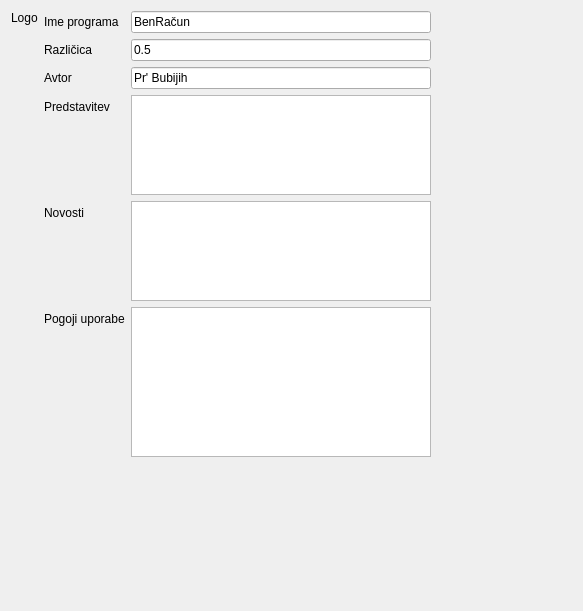
<?xml version="1.0" encoding="UTF-8"?>
<ui version="4.0">
 <class>Vizitka</class>
 <widget class="QDialog" name="Vizitka">
  <property name="windowModality">
   <enum>Qt::ApplicationModal</enum>
  </property>
  <property name="geometry">
   <rect>
    <x>0</x>
    <y>0</y>
    <width>583</width>
    <height>611</height>
   </rect>
  </property>
  <property name="windowTitle">
   <string>Dialog</string>
  </property>
  <layout class="QGridLayout" name="gridLayout">
   <item row="0" column="0">
    <layout class="QHBoxLayout" name="horizontalLayout_2">
     <item>
      <layout class="QVBoxLayout" name="verticalLayout">
       <item>
        <widget class="QLabel" name="logo">
         <property name="text">
          <string>Logo</string>
         </property>
        </widget>
       </item>
       <item>
        <spacer name="verticalSpacer_2">
         <property name="orientation">
          <enum>Qt::Vertical</enum>
         </property>
         <property name="sizeHint" stdset="0">
          <size>
           <width>20</width>
           <height>40</height>
          </size>
         </property>
        </spacer>
       </item>
      </layout>
     </item>
     <item>
      <layout class="QVBoxLayout" name="verticalLayout_3">
       <item>
        <layout class="QFormLayout" name="formLayout_2">
         <item row="0" column="0">
          <widget class="QLabel" name="label">
           <property name="text">
            <string>Ime programa</string>
           </property>
          </widget>
         </item>
         <item row="1" column="0">
          <widget class="QLabel" name="label_2">
           <property name="text">
            <string>Različica</string>
           </property>
          </widget>
         </item>
         <item row="2" column="0">
          <widget class="QLabel" name="label_3">
           <property name="text">
            <string>Avtor</string>
           </property>
          </widget>
         </item>
         <item row="5" column="0">
          <widget class="QLabel" name="label_4">
           <property name="text">
            <string>Pogoji uporabe</string>
           </property>
          </widget>
         </item>
         <item row="4" column="0">
          <widget class="QLabel" name="label_5">
           <property name="text">
            <string>Novosti</string>
           </property>
          </widget>
         </item>
         <item row="3" column="0">
          <widget class="QLabel" name="label_6">
           <property name="text">
            <string>Predstavitev</string>
           </property>
          </widget>
         </item>
         <item row="0" column="1">
          <widget class="QLineEdit" name="lineEdit">
           <property name="text">
            <string>BenRačun</string>
           </property>
          </widget>
         </item>
         <item row="1" column="1">
          <widget class="QLineEdit" name="lineEdit_2">
           <property name="text">
            <string>0.5</string>
           </property>
          </widget>
         </item>
         <item row="2" column="1">
          <widget class="QLineEdit" name="lineEdit_3">
           <property name="text">
            <string>Pr' Bubijih</string>
           </property>
          </widget>
         </item>
         <item row="3" column="1">
          <widget class="QPlainTextEdit" name="plainTextEdit">
           <property name="minimumSize">
            <size>
             <width>300</width>
             <height>100</height>
            </size>
           </property>
           <property name="maximumSize">
            <size>
             <width>16777215</width>
             <height>100</height>
            </size>
           </property>
          </widget>
         </item>
         <item row="4" column="1">
          <widget class="QTextEdit" name="textEdit">
           <property name="maximumSize">
            <size>
             <width>16777215</width>
             <height>100</height>
            </size>
           </property>
          </widget>
         </item>
         <item row="5" column="1">
          <widget class="QPlainTextEdit" name="plainTextEdit_2">
           <property name="maximumSize">
            <size>
             <width>16777215</width>
             <height>150</height>
            </size>
           </property>
          </widget>
         </item>
        </layout>
       </item>
       <item>
        <spacer name="verticalSpacer_3">
         <property name="orientation">
          <enum>Qt::Vertical</enum>
         </property>
         <property name="sizeHint" stdset="0">
          <size>
           <width>20</width>
           <height>40</height>
          </size>
         </property>
        </spacer>
       </item>
      </layout>
     </item>
     <item>
      <spacer name="horizontalSpacer_2">
       <property name="orientation">
        <enum>Qt::Horizontal</enum>
       </property>
       <property name="sizeHint" stdset="0">
        <size>
         <width>40</width>
         <height>20</height>
        </size>
       </property>
      </spacer>
     </item>
    </layout>
   </item>
   <item row="1" column="0">
    <spacer name="verticalSpacer">
     <property name="orientation">
      <enum>Qt::Vertical</enum>
     </property>
     <property name="sizeHint" stdset="0">
      <size>
       <width>20</width>
       <height>36</height>
      </size>
     </property>
    </spacer>
   </item>
  </layout>
 </widget>
 <resources/>
 <connections/>
</ui>
